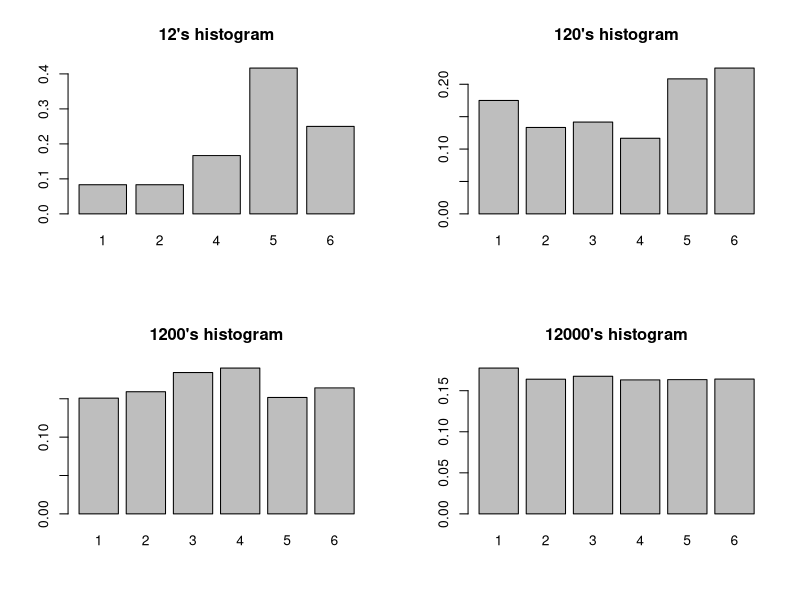

The R script that drew this image:
# Title     : TODO
# Objective : TODO
# Created by: justk
# Created on: 2021-10-30

par(mfrow = c(2, 2))
set.seed(367895)
for (num in c(12, 120, 1200, 12000)) {
    barplot(table(sample(1:6, num, replace = T)) / num, main = paste0(num, '\'s histogram'))
}
